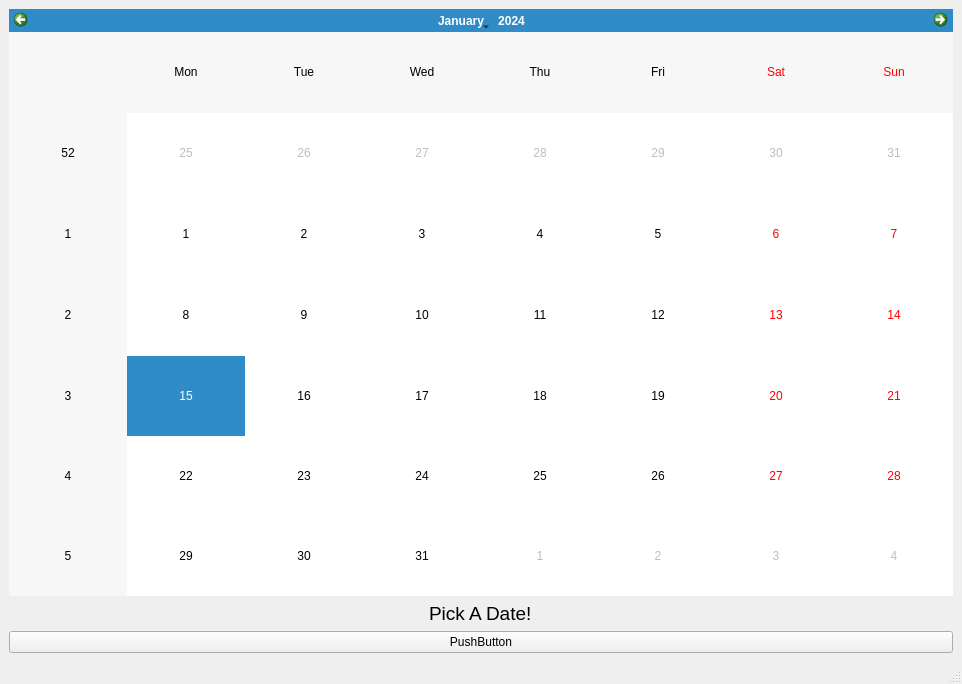
<?xml version="1.0" encoding="UTF-8"?>
<ui version="4.0">
 <class>MainWindow</class>
 <widget class="QMainWindow" name="MainWindow">
  <property name="geometry">
   <rect>
    <x>0</x>
    <y>0</y>
    <width>962</width>
    <height>684</height>
   </rect>
  </property>
  <property name="windowTitle">
   <string>MainWindow</string>
  </property>
  <widget class="QWidget" name="centralwidget">
   <layout class="QVBoxLayout" name="verticalLayout">
    <item>
     <widget class="QCalendarWidget" name="calendarWidget"/>
    </item>
    <item alignment="Qt::AlignHCenter">
     <widget class="QLabel" name="label">
      <property name="font">
       <font>
        <pointsize>14</pointsize>
       </font>
      </property>
      <property name="text">
       <string>Pick A Date!</string>
      </property>
     </widget>
    </item>
    <item>
     <widget class="QPushButton" name="pushButton">
      <property name="text">
       <string>PushButton</string>
      </property>
     </widget>
    </item>
   </layout>
  </widget>
  <widget class="QMenuBar" name="menubar">
   <property name="geometry">
    <rect>
     <x>0</x>
     <y>0</y>
     <width>962</width>
     <height>24</height>
    </rect>
   </property>
  </widget>
  <widget class="QStatusBar" name="statusbar"/>
 </widget>
 <resources/>
 <connections/>
</ui>
